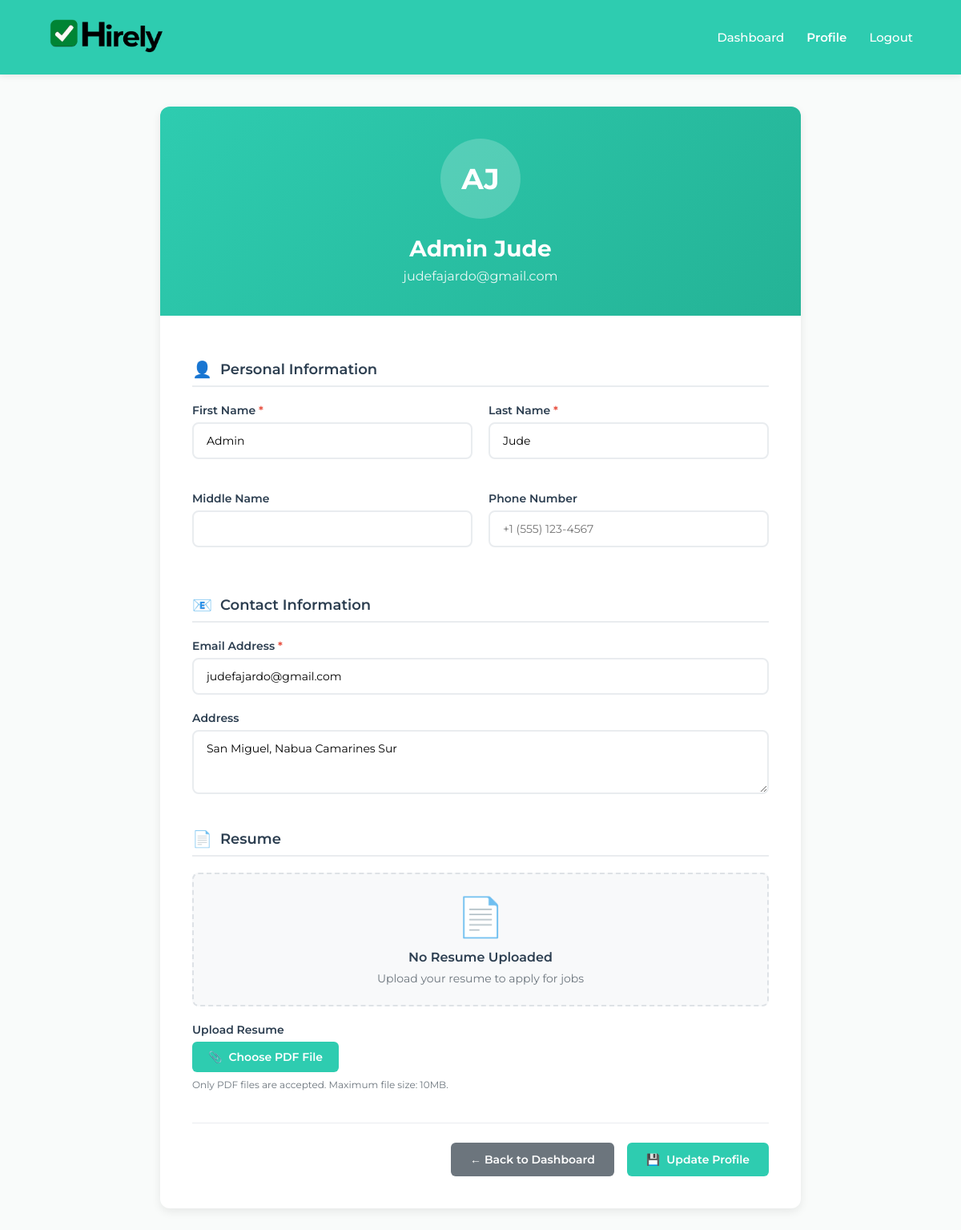
Screenshot of /profile (signed in) with the database file from the repository.
### app/models.py (models this page shows, shortened)
class User(db.Model):
    __tablename__ = 'users'
    id = db.Column(db.Integer, primary_key=True)
    last_name = db.Column(db.String(80), nullable=False)
    first_name = db.Column(db.String(80), nullable=False)
    middle_name = db.Column(db.String(80))
    email = db.Column(db.String(120), unique=True, nullable=False)
    phone = db.Column(db.String(30))
    address = db.Column(db.Text)
    password_hash = db.Column(db.String(128))
    resume = db.Column(db.String(255))
    is_admin = db.Column(db.Boolean, default=False)
    created_at = db.Column(db.DateTime, default=datetime.utcnow)
    applications = db.relationship('Application', backref='applicant', lazy=True)

### app/routes/main.py (the view)
@main_bp.route('/profile')
def profile():
    user_id = session.get('user_id')
    if not user_id:
        flash('Please log in to access your profile.', 'error')
        return redirect('/')
    user = User.query.get(user_id)
    if not user:
        flash('User not found', 'error')
        session.clear()
        return redirect('/')
    session['last_activity'] = datetime.utcnow().isoformat()
    response = make_response(render_template('profile.html', user=user))
    response.headers['Cache-Control'] = 'no-cache, no-store, must-revalidate, private'
    response.headers['Pragma'] = 'no-cache'
    response.headers['Expires'] = '0'
    return response

### app/templates/profile.html (shortened to what this page needs)
<!DOCTYPE html>
<html lang="en">
<head>
</head>
<body>
    <header>
        <div class="logo">
            {% if user.is_admin %}
                <a href="/admin_dashboard" style="text-decoration: none; color: inherit;">
                    <img src="/static/hirely.png" alt="Hirely Logo">
                </a>
            {% else %}
                <a href="/user_dashboard" style="text-decoration: none; color: inherit;">
                    <img src="/static/hirely.png" alt="Hirely Logo">
                </a>
            {% endif %}
        </div>
        <nav>
            <a href="/dashboard">Dashboard</a>
            <a href="/profile" class="active">Profile</a>
            <a href="/logout">Logout</a>
        </nav>
    </header>
    <main>
        <div class="profile-container">
            <div class="profile-header">
                <div class="profile-avatar">
                    {{ user.first_name[0] }}{{ user.last_name[0] }}
                </div>
                <h1>{{ user.first_name }} {{ user.last_name }}</h1>
                <p>{{ user.email }}</p>
            </div>
            <div class="profile-content">
                <form id="profileForm" enctype="multipart/form-data">
                    <div class="form-section">
                        <h2 class="section-title">
                            <span class="section-icon">👤</span>
                            Personal Information
                        </h2>
                        <div class="form-grid">
                            <div class="form-group">
                                <label for="firstName">
                                    First Name <span class="required">*</span>
                                </label>
                                <input type="text"
                                       id="firstName"
                                       name="first_name"
                                       value="{{ user.first_name or '' }}"
                                       required>
                            </div>
                            <div class="form-group">
                                <label for="lastName">
                                    Last Name <span class="required">*</span>
                                </label>
                                <input type="text"
                                       id="lastName"
                                       name="last_name"
                                       value="{{ user.last_name or '' }}"
                                       required>
                            </div>
                            <div class="form-group">
                                <label for="middleName">Middle Name</label>
                                <input type="text"
                                       id="middleName"
                                       name="middle_name"
                                       value="{{ user.middle_name or '' }}">
                            </div>
                            <div class="form-group">
                                <label for="phone">Phone Number</label>
                                <input type="tel"
                                       id="phone"
                                       name="phone"
                                       value="{{ user.phone or '' }}"
                                       placeholder="+1 (555) 123-4567">
                            </div>
                        </div>
                    </div>
                    <div class="form-section">
                        <h2 class="section-title">
                            <span class="section-icon">📧</span>
                            Contact Information
                        </h2>
                        <div class="form-group">
                            <label for="email">
                                Email Address <span class="required">*</span>
                            </label>
                            <input type="email"
                                   id="email"
                                   name="email"
                                   value="{{ user.email or '' }}"
                                   required>
                        </div>
                        <div class="form-group">
                            <label for="address">Address</label>
                            <textarea id="address"
                                      name="address"
                                      placeholder="Full address including city, state, and postal code">{{ user.address or '' }}</textarea>
                        </div>
                    </div>
                    <div class="form-section">
                        <h2 class="section-title">
                            <span class="section-icon">📄</span>
                            Resume
                        </h2>
                        {% if user.resume %}
                        <div class="resume-info">
                            <div class="resume-icon has-file">📄</div>
                            <h4>Current Resume</h4>
                            <p><strong>{{ user.resume }}</strong></p>
                            <div style="margin-top: 16px;">
                                <a href="/download_resume/{{ user.id }}"
                                   class="btn btn-secondary">
                                    📥 Download Resume
                                </a>
                            </div>
                        </div>
                        {% else %}
                        <div class="resume-info">
                            <div class="resume-icon">📄</div>
                            <h4>No Resume Uploaded</h4>
                            <p>Upload your resume to apply for jobs</p>
                        </div>
                        {% endif %}
                        <div class="file-upload-container">
                            <label for="resume">
                                {% if user.resume %}Update Resume{% else %}Upload Resume{% endif %}
                            </label>
                            <div class="file-upload">
                                <div class="file-upload-button">
                                    <span>📎</span>
                                    <span id="fileButtonText">Choose PDF File</span>
                                </div>
                            </div>
                            <div class="file-info">
                                Only PDF files are accepted. Maximum file size: 10MB.
                            </div>
                        </div>
                    </div>
                    <div class="form-actions">
                        <a href="/dashboard" class="btn btn-secondary" id="backToDashboard">
                            ← Back to Dashboard
                        </a>
                        <button type="submit" class="btn btn-primary" id="updateBtn">
                            <span class="btn-icon">💾</span>
                            <span class="btn-text">Update Profile</span>
                        </button>
                    </div>
                </form>
            </div>
        </div>
    </main>
</body>
</html>

### app/templates/profile.html (style rules this page uses)
body { margin: 0; font-family: 'Montserrat', sans-serif; background: #f9fbfa; display: flex; flex-direction: column; min-height: 100vh; color: #2c3e50; }
header { background: #2eccb0; color: #ffffff; padding: 22px 60px; display: flex; justify-content: space-between; align-items: center; box-shadow: 0 2px 8px rgba(0,0,0,0.08); }
.logo img { height: 45px; }
nav { display: flex; align-items: center; gap: 28px; }
nav a { color: white; text-decoration: none; font-size: 15px; font-weight: 500; transition: opacity 0.2s; }
nav a.active { font-weight: 600; opacity: 1; }
main { flex: 1; display: flex; justify-content: center; padding: 40px 20px; }
.profile-container { width: 100%; max-width: 800px; background: white; border-radius: 12px; box-shadow: 0 4px 12px rgba(0,0,0,0.08); overflow: hidden; }
.profile-header { background: linear-gradient(135deg, #2eccb0 0%, #24b396 100%); color: white; padding: 40px; text-align: center; }
.profile-avatar { width: 100px; height: 100px; background: rgba(255,255,255,0.2); border-radius: 50%; display: flex; align-items: center; justify-content: center; margin: 0 auto 20px; font-size: 36px; font-weight: 700; }
.profile-header h1 { margin: 0 0 8px; font-size: 28px; font-weight: 700; }
.profile-header p { margin: 0; font-size: 16px; opacity: 0.9; }
.profile-content { padding: 40px; }
.form-section { margin-bottom: 40px; }
.section-title { color: #2c3e50; font-size: 18px; font-weight: 600; margin-bottom: 20px; padding-bottom: 8px; border-bottom: 2px solid #e9ecef; display: flex; align-items: center; gap: 10px; }
.section-icon { color: #2eccb0; font-size: 20px; }
.form-grid { display: grid; grid-template-columns: 1fr 1fr; gap: 20px; }
.form-group { margin-bottom: 20px; }
label { display: block; margin-bottom: 6px; font-weight: 600; color: #2c3e50; font-size: 14px; }
.required { color: #e74c3c; }
input[type="text"], input[type="email"], input[type="tel"], textarea { width: 100%; padding: 12px 16px; border: 2px solid #e9ecef; border-radius: 8px; font-family: 'Montserrat', sans-serif; font-size: 14px; transition: border-color 0.2s; box-sizing: border-box; }
textarea { resize: vertical; min-height: 80px; }
.resume-info { background: #f8f9fa; border: 2px dashed #dee2e6; border-radius: 8px; padding: 24px; text-align: center; margin-bottom: 20px; }
.resume-icon { font-size: 48px; color: #6c757d; margin-bottom: 12px; }
.resume-info h4 { margin: 0 0 8px; font-size: 16px; font-weight: 600; color: #2c3e50; }
.resume-info p { margin: 0; color: #6c757d; font-size: 14px; }
.file-upload-container { margin-bottom: 20px; }
.file-upload { position: relative; display: inline-block; }
.file-upload-button { display: inline-flex; align-items: center; gap: 8px; background: #2eccb0; color: white; padding: 10px 20px; border-radius: 6px; cursor: pointer; font-weight: 600; font-size: 14px; transition: background 0.2s; }
.file-info { margin-top: 8px; font-size: 12px; color: #6c757d; }
.form-actions { display: flex; gap: 16px; justify-content: flex-end; margin-top: 32px; padding-top: 24px; border-top: 1px solid #e9ecef; }
.btn { padding: 12px 24px; border-radius: 6px; font-family: 'Montserrat', sans-serif; font-size: 14px; font-weight: 600; text-decoration: none; cursor: pointer; border: none; transition: all 0.2s; display: inline-flex; align-items: center; gap: 8px; }
.btn-primary { background: #2eccb0; color: white; }
.btn-secondary { background: #6c757d; color: white; }

### rows the page displays
User: first_name "A", last_name "J", first_name "Admin", last_name "Jude", email "judefajardo@gmail.com", address "San Miguel, Nabua Camarines Sur"
